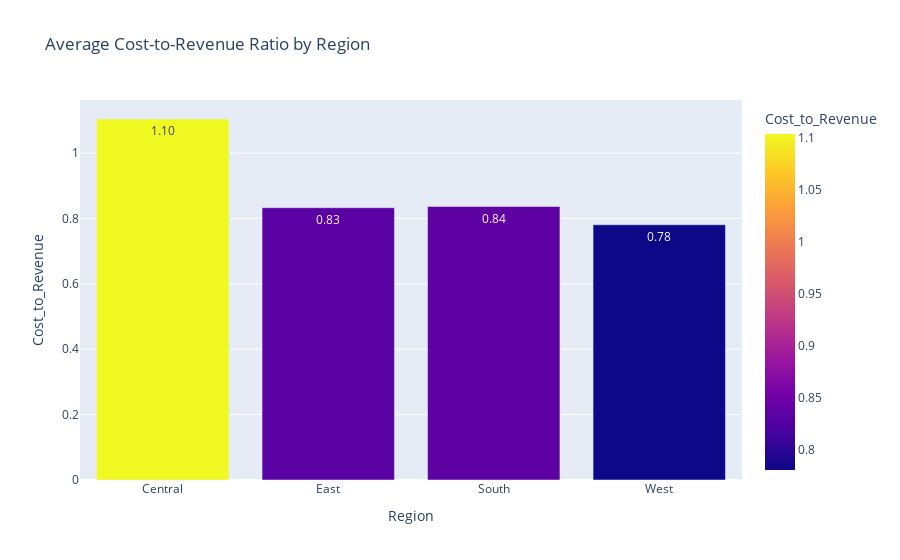

Notebook source saved alongside this figure:
### Code cell
region_cost_rev = df.groupby("Region", as_index=False)["Cost_to_Revenue"].mean()
fig2 = px.bar(region_cost_rev, x="Region", y="Cost_to_Revenue",
              title="Average Cost-to-Revenue Ratio by Region",
              text_auto=".2f", color="Cost_to_Revenue", 
              color_continuous_scale="plasma")
fig2.show()

### Figure 1 — Plotly figure (JSON) as saved in the notebook; plotly's stock layout.template omitted (floating-point values rounded to 4 significant figures)
{"data": [{"hovertemplate": "Region=%{x}<br>Cost_to_Revenue=%{marker.color}<extra></extra>", "legendgroup": "", "marker": {"color": [1.104, 0.8328, 0.8365, 0.7805], "coloraxis": "coloraxis", "pattern": {"shape": ""}}, "name": "", "orientation": "v", "showlegend": false, "textposition": "auto", "texttemplate": "%{y:.2f}", "type": "bar", "x": ["Central", "East", "South", "West"], "xaxis": "x", "y": [1.104, 0.8328, 0.8365, 0.7805], "yaxis": "y"}], "layout": {"barmode": "relative", "coloraxis": {"colorbar": {"title": {"text": "Cost_to_Revenue"}}, "colorscale": [[0, "#0d0887"], [0.1111, "#46039f"], [0.2222, "#7201a8"], [0.3333, "#9c179e"], [0.4444, "#bd3786"], [0.5556, "#d8576b"], [0.6667, "#ed7953"], [0.7778, "#fb9f3a"], [0.8889, "#fdca26"], [1, "#f0f921"]]}, "legend": {"tracegroupgap": 0}, "title": {"text": "Average Cost-to-Revenue Ratio by Region"}, "xaxis": {"anchor": "y", "domain": [0, 1], "title": {"text": "Region"}}, "yaxis": {"anchor": "x", "domain": [0, 1], "title": {"text": "Cost_to_Revenue"}}}}
